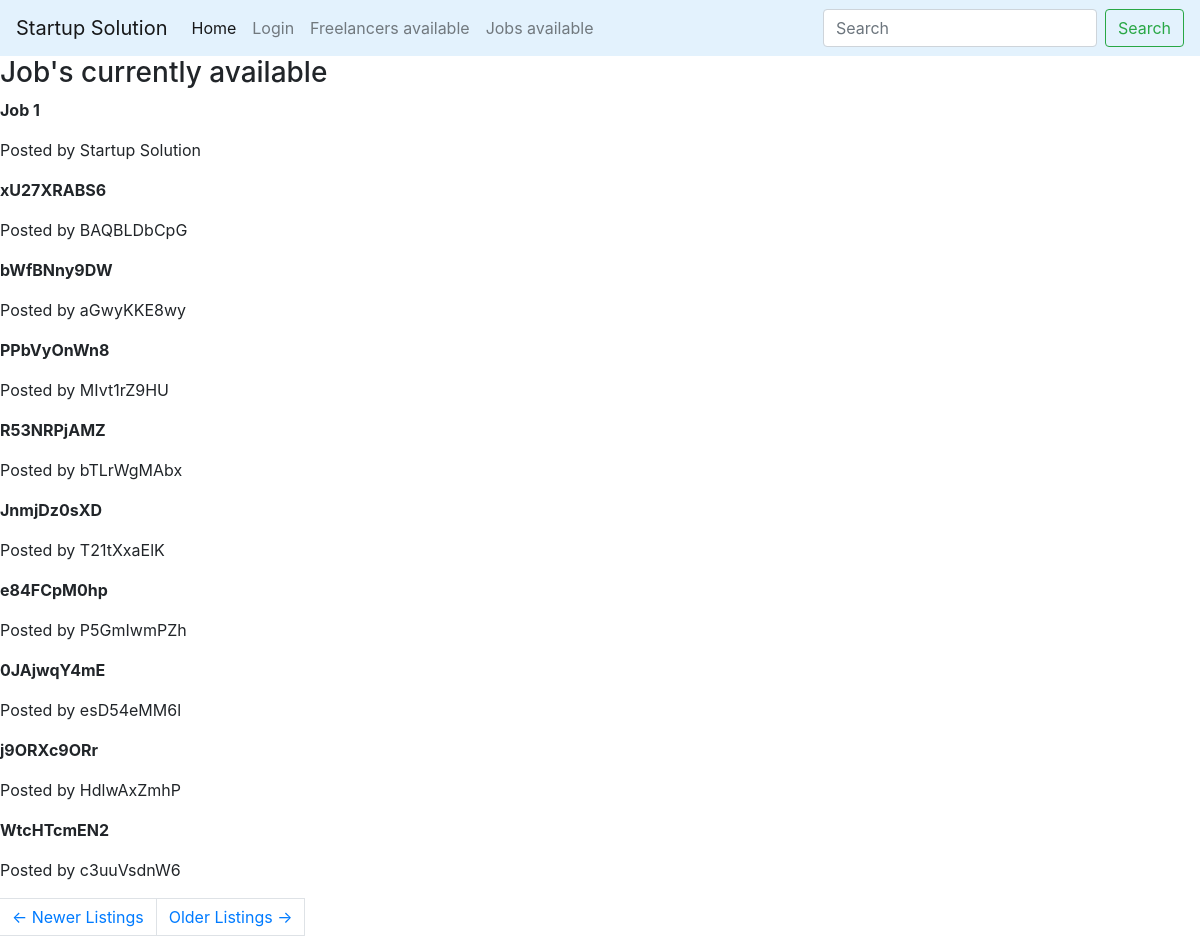
Page /jobs on the committed database.
### app/models.py (models this page shows, shortened)
class Job(db.Model):
    id = db.Column(db.Integer, primary_key=True)
    name = db.Column(db.String(64), index=True)
    job_description = db.Column(db.String(1000))
    offer_price = db.Column(db.Integer, index=True)
    job_type = db.Column(db.String(200), index=True)
    equity_job = db.Column(db.Boolean)
    posted_on = db.Column(db.DateTime)
    estimated_developement_time = db.Column(db.String(40), index=True)
    is_complete = db.Column(db.Boolean)
    startup_id = db.Column(db.Integer, db.ForeignKey('startup.id'))
    user_id = db.Column(db.Integer, db.ForeignKey('user.id'))
    def info(self):
        return '<Job {0}>'.format(self.name)
    __repr__ = info

class Startup(UserMixin, db.Model):
    id = db.Column(db.Integer, primary_key=True)
    company_name = db.Column(db.String(64), index=True, unique=True)
    founded_date = db.Column(db.DateTime, index=True, default=datetime.utcnow)
    website = db.Column(db.String(64), unique=True, index=True)
    email = db.Column(db.String(64), unique=True, index=True)
    """
    information that should be available to developers who
    are considering taking equity in the firm
    """
    access_to_financials = db.Column(db.Boolean) # this can be marked with a check mark
    previously_funded = db.Column(db.Boolean) # this can be marked with a check
    certificate_of_incorporation = db.Column(db.Boolean, default=True)
    state_of_incorporation = db.Column(db.String(64), default='Delaware')
    company_type = db.Column(db.String(64), default='C-Corp')
    taxID = db.Column(db.String(64), default='00-0000000')
    description = db.Column(db.String(1000))
    user_id = db.Column(db.Integer, db.ForeignKey('user.id'))
    logo_data = db.Column(db.String(400))
    jobs = db.relationship('Job', backref='company', lazy='dynamic')
    reviews = db.relationship('Reviews', backref='company', lazy='dynamic')
    def info(self):
        return "<Startup {0}>".format(self.company_name)
    __repr__ = info

### app/routes.py (the view)
@app.route('/jobs')
def jobs_available():
    page = request.args.get('page', 1, type=int)
    jobs = Job.query.order_by(Job.posted_on.desc()).paginate(
    page, app.config['JOBS_PER_EXPLORE_PAGE'], False
    )
    next_url = (url_for('jobs_available', page=jobs.next_num) if jobs.has_next else None)
    prev_url = (url_for('jobs_available', page=jobs.prev_num) if jobs.has_prev else None)
    return render_template("dashboards/jobs_available.html", title='Jobs available',\
    jobs=jobs.items, next_url=next_url, prev_url=prev_url)

### app/routes.py (called while the page is built)
@app.before_request
def before_request():
    if current_user.is_authenticated:
        current_user.last_seen = datetime.utcnow()
        db.session.commit()

### app/templates/dashboards/jobs_available.html
{% extends "base.html" %}
{% block content %}
  <h3> Job's currently available </h3>
  {% for job in jobs %}
    <b><p>{{ job.name }}</p></b>
    <p> Posted by {{ job.company.company_name }}</p>
  {% endfor %}
  <nav aria-label="...">
       <ul class="pagination">
           <li class="previous{% if not prev_url %} disabled{% endif %}">
               <a class="page-link" href="{{ prev_url or '#' }}">
                   <span aria-hidden="true">&larr;</span> Newer Listings
               </a>
           </li>
           <li class="next{% if not next_url %} disabled{% endif %}">
               <a class="page-link" href="{{ next_url or '#' }}">
                   Older Listings <span aria-hidden="true">&rarr;</span>
               </a>
           </li>
       </ul>
   </nav>
{% endblock %}

### app/templates/base.html (shortened to what this page needs)
<!doctype html>
<html lang="en">
<head>
  <link rel="stylesheet" href="https://stackpath.bootstrapcdn.com/bootstrap/4.3.1/css/bootstrap.min.css">
  <link rel="stylesheet" href="https://stackpath.bootstrapcdn.com/bootstrap/4.3.1/css/bootstrap-social.min.css">
  <link rel="stylesheet" href="https://use.fontawesome.com/releases/v5.7.2/css/solid.css">
  <link rel="stylesheet" href="https://use.fontawesome.com/releases/v5.7.2/css/regular.css">
  <link rel="stylesheet" href="https://use.fontawesome.com/releases/v5.7.2/css/brands.css">
  <link rel="stylesheet" href="https://use.fontawesome.com/releases/v5.7.2/css/fontawesome.css">
{% block navbar %}
<nav class="navbar sticky-top navbar-expand-lg navbar-light" style="background-color: #e3f2fd;">
  <a class="navbar-brand" href="{{ url_for('index') }}">
    Startup Solution</a>
  <div class="collapse navbar-collapse" id="navbarSupportedContent">
    <ul class="navbar-nav mr-auto">
      <li class="nav-item active">
        <a class="nav-link" href="{{ url_for('index') }}">Home <span class="sr-only">(current)</span></a>
      </li>
      {% if current_user.is_anonymous %}
      <li class="nav-item">
        <a class="nav-link" href="{{ url_for('login') }}">Login</a>
      </li>
      {% else %}
      <li class="nav-item">
        <a class="nav-link" href="{{ url_for('logout') }}">Logout</a>
      </li>
      {% endif %}
<li class="nav-item">
  <a class="nav-link" href="{{ url_for('freelancers_available')}}">Freelancers available</a>
</li>
<li class="nav-item">
  <a class="nav-link" href="{{ url_for('jobs_available')}}">Jobs available</a>
</li>
    </ul>
    <form class="form-inline my-2 my-lg-0">
      <input class="form-control mr-sm-2" type="search" placeholder="Search" aria-label="Search">
      <button class="btn btn-outline-success my-2 my-sm-0" type="submit">Search</button>
    </form>
  </div>
</nav>
{% endblock %}
{% block content %}{% endblock %}

### rows in the picture
Job: name "Job 1", company.company_name "Startup Solution"
Job: name "xU27XRABS6", company.company_name "BAQBLDbCpG"
Job: name "bWfBNny9DW", company.company_name "aGwyKKE8wy"
Job: name "PPbVyOnWn8", company.company_name "MIvt1rZ9HU"
Job: name "R53NRPjAMZ", company.company_name "bTLrWgMAbx"
Job: name "JnmjDz0sXD", company.company_name "T21tXxaElK"
Job: name "e84FCpM0hp", company.company_name "P5GmIwmPZh"
Job: name "0JAjwqY4mE", company.company_name "esD54eMM6l"
Job: name "j9ORXc9ORr", company.company_name "HdlwAxZmhP"
Job: name "WtcHTcmEN2", company.company_name "c3uuVsdnW6"
